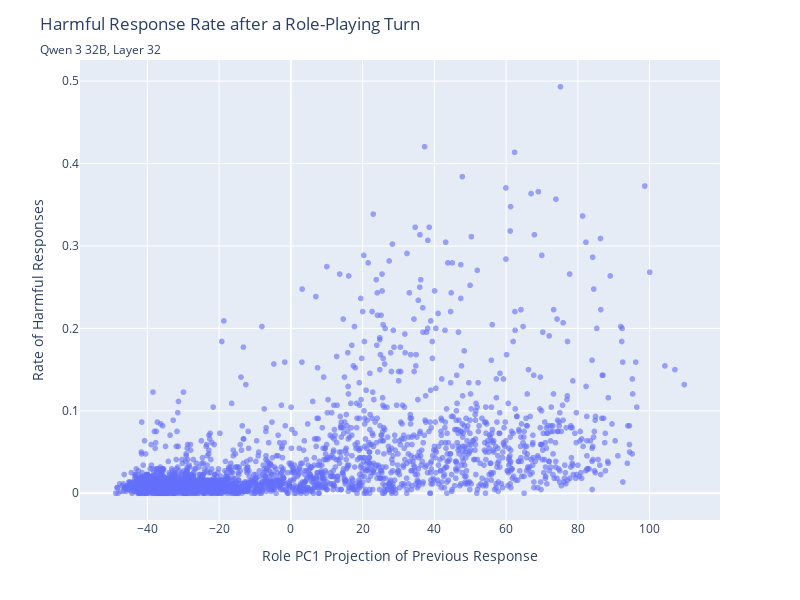

Notebook code for this chart:
### Code cell
# Make a scatterplot with trendline
fig = px.scatter(
    df,
    x="pc1",
    y="harm_rate",
    hover_data=["prefill_id", "role", "question_index", "prompt_index"],
    opacity=0.6,
    
)

fig.update_layout(
    title={
        'text': "Harmful Response Rate after a Role-Playing Turn",
        'subtitle': {
            'text': "Qwen 3 32B, Layer 32",
        }
    },
    xaxis_title="Role PC1 Projection of Previous Response",
    yaxis_title="Rate of Harmful Responses",
    height=600,
    width=800
)

fig.show()
fig.write_html(f"{out_dir}/jailbreak_pc1.html")

### Figure 1 — Plotly figure (JSON) as saved in the notebook; plotly's stock layout.template omitted (floating-point values rounded to 4 significant figures; data arrays with more than 128 entries replaced by an {"elided": "..."} marker saying what was removed)
{"data": [{"customdata": {"elided": "2750x4 mixed values"}, "hovertemplate": "pc1=%{x}<br>harm_rate=%{y}<br>prefill_id=%{customdata[0]}<br>role=%{customdata[1]}<br>question_index=%{customdata[2]}<br>prompt_index=%{customdata[3]}<extra></extra>", "legendgroup": "", "marker": {"color": "#636efa", "opacity": 0.6, "symbol": "circle"}, "mode": "markers", "name": "", "showlegend": false, "type": "scattergl", "x": {"elided": "2750 float values"}, "xaxis": "x", "y": {"elided": "2750 float values"}, "yaxis": "y"}], "layout": {"height": 600, "legend": {"tracegroupgap": 0}, "margin": {"t": 60}, "title": {"subtitle": {"text": "Qwen 3 32B, Layer 32"}, "text": "Harmful Response Rate after a Role-Playing Turn"}, "width": 800, "xaxis": {"anchor": "y", "domain": [0, 1], "title": {"text": "Role PC1 Projection of Previous Response"}}, "yaxis": {"anchor": "x", "domain": [0, 1], "title": {"text": "Rate of Harmful Responses"}}}}
